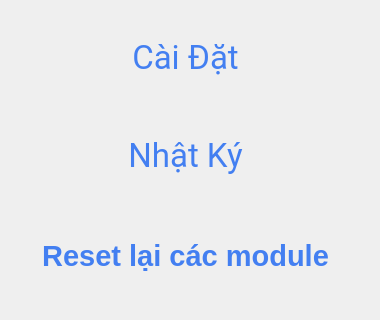
    <widget class="QWidget" name="MenuCore">
     <widget class="QPushButton" name="settingButton">
      <property name="geometry">
       <rect>
        <x>10</x>
        <y>12</y>
        <width>351</width>
        <height>91</height>
       </rect>
      </property>
      <property name="font">
       <font>
        <family>Roboto</family>
        <pointsize>25</pointsize>
       </font>
      </property>
      <property name="styleSheet">
       <string notr="true">QPushButton#settingButton{
				color: rgba(67, 127, 241,1);
				border-top-left-radius: 20px;
				border-top-right-radius: 20px;
				border-bottom-right-radius: 20px;
				border-bottom-left-radius: 20px;
				
	border-image: url(:/newPrefix/fileanh/background.jpg);
}
QPushButton#settingButton:hover{
				color: rgb(85,170,0);
				background-color: rgb(67, 127, 241);
				border-image:none;
}
QPushButton#settingButton:pressed{
				padding-left: 2px;
				padding-top: 2px;
				
}</string>
      </property>
      <property name="text">
       <string>Cài Đặt</string>
      </property>
     </widget>
     <widget class="QPushButton" name="advanceButton">
      <property name="geometry">
       <rect>
        <x>10</x>
        <y>110</y>
        <width>351</width>
        <height>91</height>
       </rect>
      </property>
      <property name="font">
       <font>
        <family>Roboto</family>
        <pointsize>25</pointsize>
       </font>
      </property>
      <property name="styleSheet">
       <string notr="true">QPushButton#advanceButton{
				color: rgba(67, 127, 241,1);
				border-top-left-radius: 20px;
				border-top-right-radius: 20px;
				border-bottom-right-radius: 20px;
				border-bottom-left-radius: 20px;
				
	border-image: url(:/newPrefix/fileanh/background.jpg);
}
QPushButton#advanceButton:hover{
				color: rgb(85,170,0);
				background-color: rgb(67, 127, 241);
				border-image:none;
}
QPushButton#advanceButton:pressed{
				padding-left: 2px;
				padding-top: 2px;
				
}</string>
      </property>
      <property name="text">
       <string>Nhật Ký</string>
      </property>
     </widget>
     <widget class="QPushButton" name="backButton">
      <property name="geometry">
       <rect>
        <x>10</x>
        <y>210</y>
        <width>351</width>
        <height>91</height>
       </rect>
      </property>
      <property name="font">
       <font>
        <pointsize>22</pointsize>
        <weight>75</weight>
        <bold>true</bold>
       </font>
      </property>
      <property name="styleSheet">
       <string notr="true">QPushButton#backButton{
				color: rgba(67, 127, 241,1);
				border-top-left-radius: 20px;
				border-top-right-radius: 20px;
				border-bottom-right-radius: 20px;
				border-bottom-left-radius: 20px;
				
	border-image: url(:/newPrefix/fileanh/background.jpg);
}
QPushButton#backButton:hover{
				color: rgb(85,170,0);
				background-color: rgb(67, 127, 241);
border-image:none;
}
QPushButton#backButton:pressed{
				padding-left: 2px;
				padding-top: 2px;
				
}</string>
      </property>
      <property name="text">
       <string>Reset lại các module</string>
      </property>
     </widget>
     <widget class="QLabel" name="label_62">
      <property name="geometry">
       <rect>
        <x>0</x>
        <y>0</y>
        <width>371</width>
        <height>311</height>
       </rect>
      </property>
      <property name="styleSheet">
       <string notr="true">border-image: url(:/newPrefix/fileanh/background1.jpg);
				border-top-left-radius: 20px;
				border-top-right-radius: 20px;
				border-bottom-right-radius: 20px;
				border-bottom-left-radius: 20px;</string>
      </property>
      <property name="text">
       <string/>
      </property>
     </widget>
     <zorder>label_62</zorder>
     <zorder>settingButton</zorder>
     <zorder>advanceButton</zorder>
     <zorder>backButton</zorder>
    </widget>
